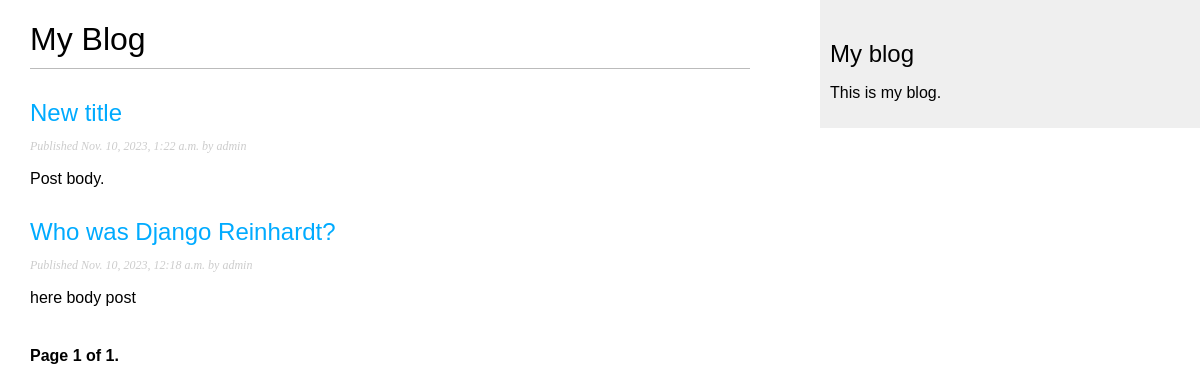
/blog/, run on an earlier commit of the app's database.
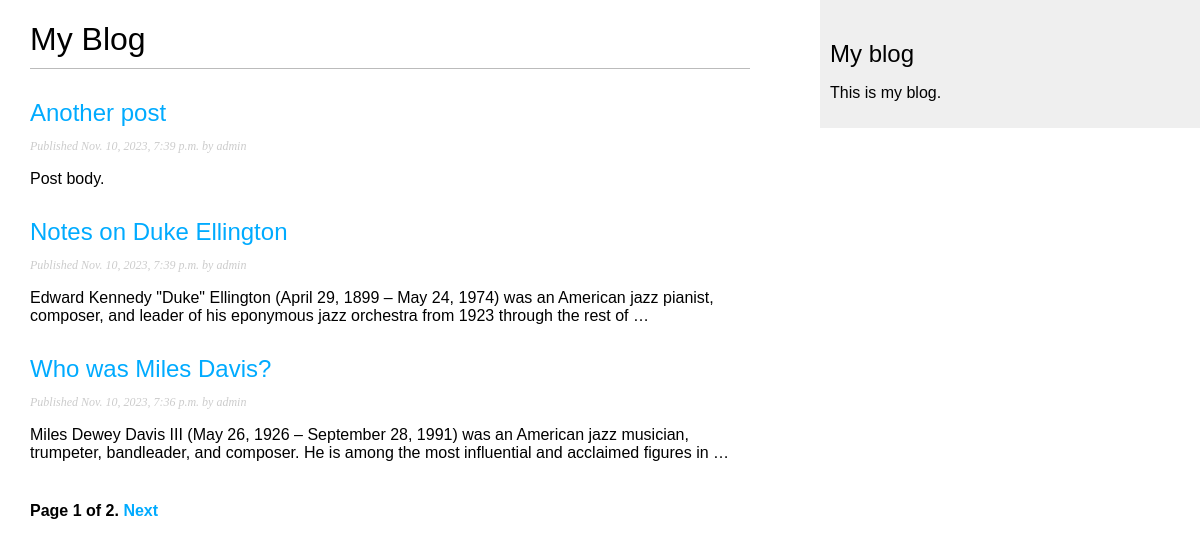
And on a later commit of the database.
### blog/models.py (models this page shows, shortened)
class Post(models.Model):
    class Status(models.TextChoices): # класс для хранения черновика
        DRAFT = 'DF', 'Draft'         # Post.Status.values вернет список ['DF', 'PB']
        PUBLISHED = 'PB', 'Published' # Post.Status.names ['DRAFT', 'PUBLISHED']
    title = models.CharField(max_length=250)  # Заголовок
    slug = models.SlugField(max_length=250,
                            unique_for_date='publish')   # с помощью этого параметра предотвратим хранение в модели Пост дублирующих записей.
    author = models.ForeignKey(User,
                               on_delete=models.CASCADE,
                               related_name='blog_posts') # для обращения user.blog_posts.
    body = models.TextField()  # поле для хранения тела поста
    publish = models.DateTimeField(default=timezone.now)
    created = models.DateTimeField(auto_now_add=True)
    updated = models.DateTimeField(auto_now=True)
    status = models.CharField(max_length=2,
                              choices=Status.choices,   # Post.Status.choices вернет [('DF', 'Draft'), ('PB', 'Published')]
                              default=Status.DRAFT)     # Post.Status.labels вернет ['Draft', 'Published']
    objects = models.Manager() # менеджер применяемый по умолчанию добавили вместе с классом
    published = PublishedManager() # конкретно прикладной менеджер                 (PublishedManager)
    class Meta:
        ordering = ['-publish'] # атрибут  ordering сортирует результаты по полю публикация
        indexes = [     # В Meta-класс модели была добавлена опция indexes
            models.Index(fields=['-publish']),   #
        ]
    def get_absolute_url(self):
        return reverse('blog:post_detail',
                       args=[self.publish.year,
                             self.publish.month,
                             self.publish.day,
                             self.slug])

### blog/views.py (the view)
# urls.py: path('', views.PostListView.as_view(), name='post_list'),
class PostListView(ListView):
    queryset = Post.published.all()
    context_object_name = 'posts'
    paginate_by = 3
    template_name = 'blog/post/list.html'

### blog/templates/blog/post/list.html (shortened to what this page needs)
{% extends "blog/base.html" %}
{% block content %}
    <h1>My Blog</h1>
    {% for post in posts %}
        <h2>
            <a href="{{ post.get_absolute_url }}">
            {{ post.title }}
            </a>
        </h2>
        <p class="date">
            Published {{ post.publish }} by {{ post.author }}
        </p>
        {{ post.body|truncatewords:30|linebreaks }}
    {% endfor %}
    {% include "pagination.html" with page=page_obj %}
{% endblock %}

### blog/templates/blog/base.html (shortened to what this page needs)
{% load  static  %}
<!DOCTYPE html>
<html lang="en">
<head>
    <link href="{% static "css/blog.css" %}" rel="stylesheet" >
</head>
<body>
    <div id="content">
        {% block content %}
        {% endblock content %}
    </div>
    <div id="sidebar">
        <h2>My blog</h2>
        <p>This is my blog.</p>
    </div>
</body>
</html>

### blog/templates/pagination.html (shortened to what this page needs)
<div class="pagination">
    <span class="step-links">
      <span class="current">
        Page {{ page.number }} of {{ page.paginator.num_pages }}.
      </span>
      {% if page.has_next %}
        <a href="?page={{ page.next_page_number }}">Next</a>
      {% endif %}
    </span>
  </div>

### blog/static/css/blog.css (style rules this page uses)
body { margin:0; padding:0; font-family:helvetica, sans-serif; }
a { color:#00abff; text-decoration:none; }
h1 { font-weight:normal; border-bottom:1px solid #bbb; padding:0 0 10px 0; }
h2 { font-weight:normal; margin:30px 0 0; }
#content { float:left; width:60%; padding:0 0 0 30px; }
#sidebar { float:right; width:30%; padding:10px; background:#efefef; height:100%; }
p.date { color:#ccc; font-family: georgia, serif; font-size: 12px; font-style: italic; }
.pagination { margin:40px 0; font-weight:bold; }

What changed in the data, as far as the page shows it:
removed Post: title "New title", publish "Nov. 10, 2023, 1:22 a.m.", author "admin", body "Post body."
removed Post: title "Who was Django Reinhardt?", publish "Nov. 10, 2023, 12:18 a.m.", author "admin", body "here body post"
added Post: title "Another post", publish "Nov. 10, 2023, 7:39 p.m.", author "admin", body "Post body."
added Post: title "Notes on Duke Ellington", publish "Nov. 10, 2023, 7:39 p.m.", author "admin", body "Edward Kennedy \"Duke\" Ellington (April 29, 1899 – May 24, 1974) was an American jazz pianist, composer, and leader of his eponymous jazz orchestra from 1923 through the rest of …"
added Post: title "Who was Miles Davis?", publish "Nov. 10, 2023, 7:36 p.m.", author "admin", body "Miles Dewey Davis III (May 26, 1926 – September 28, 1991) was an American jazz musician, trumpeter, bandleader, and composer. He is among the most influential and acclaimed figures in …"
Also different on the page:
{{ page.paginator.num_pages }}: "1" → "2"
text now shown: "Next"
